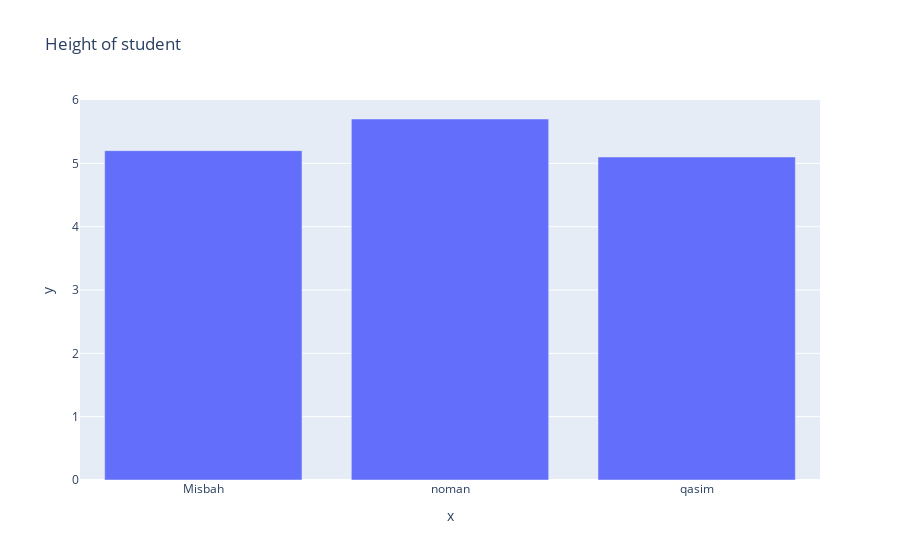

This figure's notebook cell:
### Code cell
name=['Misbah','noman','qasim']
height=[5.2,5.7,5.1]
#create the line chart:
fig=px.bar(x=name,y=height,title="Height of student")
fig.show()

### Figure 1 — Plotly figure (JSON) as saved in the notebook; plotly's stock layout.template omitted (floating-point values rounded to 4 significant figures)
{"data": [{"hovertemplate": "x=%{x}<br>y=%{y}<extra></extra>", "legendgroup": "", "marker": {"color": "#636efa", "pattern": {"shape": ""}}, "name": "", "orientation": "v", "showlegend": false, "textposition": "auto", "type": "bar", "x": ["Misbah", "noman", "qasim"], "xaxis": "x", "y": [5.2, 5.7, 5.1], "yaxis": "y"}], "layout": {"barmode": "relative", "legend": {"tracegroupgap": 0}, "title": {"text": "Height of student"}, "xaxis": {"anchor": "y", "domain": [0, 1], "title": {"text": "x"}}, "yaxis": {"anchor": "x", "domain": [0, 1], "title": {"text": "y"}}}}
